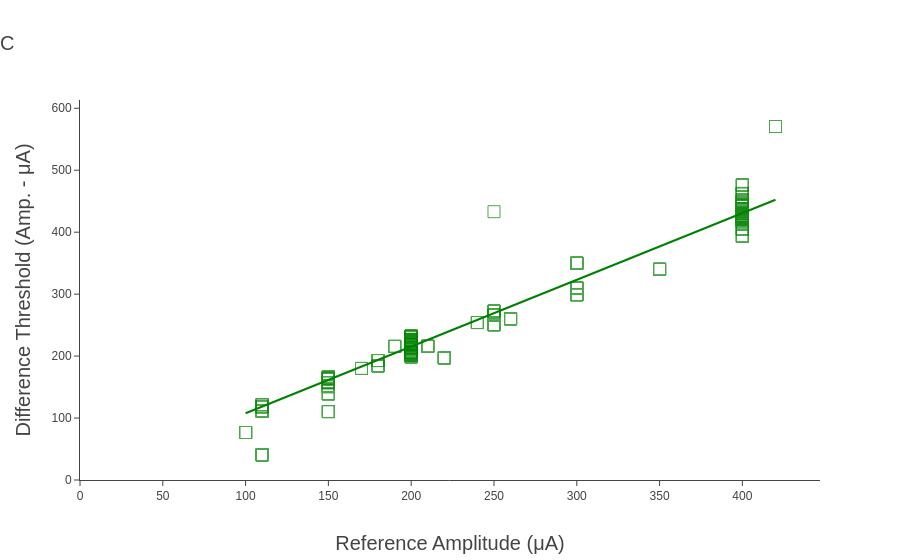

Here is the notebook cell this chart was saved with:
### Code cell
iplot(fig)

### Figure 1 — Plotly figure (JSON) as saved in the notebook; plotly's stock layout.template omitted (floating-point values rounded to 4 significant figures; data arrays with more than 128 entries replaced by an {"elided": "..."} marker saying what was removed)
{"data": [{"marker": {"color": "green", "size": 12, "symbol": "square-open"}, "mode": "lines", "showlegend": false, "type": "scatter", "x": [100, 420], "y": [107.7, 452.4]}, {"marker": {"color": "green", "size": 12, "symbol": "square-open"}, "mode": "markers", "name": "1", "opacity": 0.7, "text": {"elided": "278 int values"}, "type": "scatter", "x": {"elided": "278 int values"}, "y": {"elided": "278 float values"}}, {"marker": {"color": "green", "size": 12, "symbol": "square-open"}, "mode": "markers", "name": "2", "opacity": 0.7, "text": [866, 866, 866, 866, 866, 866, 866, 866, 866, 866, 866, 866, 868, 868, 868, 868, 868, 868, 868, 868, 868, 868, 872, 872, 872, 872, 872, 872, 872, 873, 873, 873, 873, 873, 873, 874, 874, 874, 874, 874, 874, 874, 874, 875, 875, 875, 875, 875, 875, 875, 875, 876, 876, 876, 876, 876, 876, 876, 876, 905, 905, 905, 905, 905, 905, 905, 905, 906, 906, 906, 906, 906, 906, 906, 906, 907, 907, 907, 907, 907, 907, 907, 907, 908, 908, 908, 908, 908, 908, 908, 908, 908, 908, 908], "type": "scatter", "x": [110, 110, 110, 110, 110, 110, 110, 110, 110, 110, 110, 110, 190, 190, 190, 190, 190, 190, 190, 190, 190, 190, 110, 110, 110, 110, 110, 110, 110, 150, 150, 150, 150, 150, 150, 180, 180, 180, 180, 180, 180, 180, 180, 200, 200, 200, 200, 200, 200, 200, 200, 250, 250, 250, 250, 250, 250, 250, 250, 170, 170, 170, 170, 170, 170, 170, 170, 150, 150, 150, 150, 150, 150, 150, 150, 200, 200, 200, 200, 200, 200, 200, 200, 260, 260, 260, 260, 260, 260, 260, 260, 260, 260, 260], "y": [110.9, 110.9, 110.9, 110.9, 110.9, 110.9, 110.9, 110.9, 110.9, 110.9, 110.9, 110.9, 215.6, 215.6, 215.6, 215.6, 215.6, 215.6, 215.6, 215.6, 215.6, 215.6, 121.6, 121.6, 121.6, 121.6, 121.6, 121.6, 121.6, 164.0, 164.0, 164.0, 164.0, 164.0, 164.0, 184.2, 184.2, 184.2, 184.2, 184.2, 184.2, 184.2, 184.2, 218.8, 218.8, 218.8, 218.8, 218.8, 218.8, 218.8, 218.8, 272.6, 272.6, 272.6, 272.6, 272.6, 272.6, 272.6, 272.6, 180, 180, 180, 180, 180, 180, 180, 180, 157.2, 157.2, 157.2, 157.2, 157.2, 157.2, 157.2, 157.2, 205.9, 205.9, 205.9, 205.9, 205.9, 205.9, 205.9, 205.9, 260.3, 260.3, 260.3, 260.3, 260.3, 260.3, 260.3, 260.3, 260.3, 260.3, 260.3]}, {"marker": {"color": "green", "size": 12, "symbol": "square-open"}, "mode": "markers", "name": "3", "opacity": 0.7, "text": {"elided": "296 int values"}, "type": "scatter", "x": {"elided": "296 int values"}, "y": {"elided": "296 float values"}}, {"marker": {"color": "green", "size": 12, "symbol": "square-open"}, "mode": "markers", "name": "4", "opacity": 0.7, "text": {"elided": "248 int values"}, "type": "scatter", "x": {"elided": "248 int values"}, "y": {"elided": "248 float values"}}], "layout": {"autosize": true, "hovermode": "closest", "showlegend": false, "title": {"font": {"size": 20}, "text": "C"}, "xaxis": {"autorange": true, "range": [0, 447.2], "showgrid": false, "showline": true, "title": {"text": "Reference Amplitude (μA)"}, "type": "linear"}, "yaxis": {"autorange": true, "range": [0, 618.7], "showgrid": false, "showline": true, "title": {"text": "Difference Threshold (Amp. - μA)"}, "type": "linear"}}}
